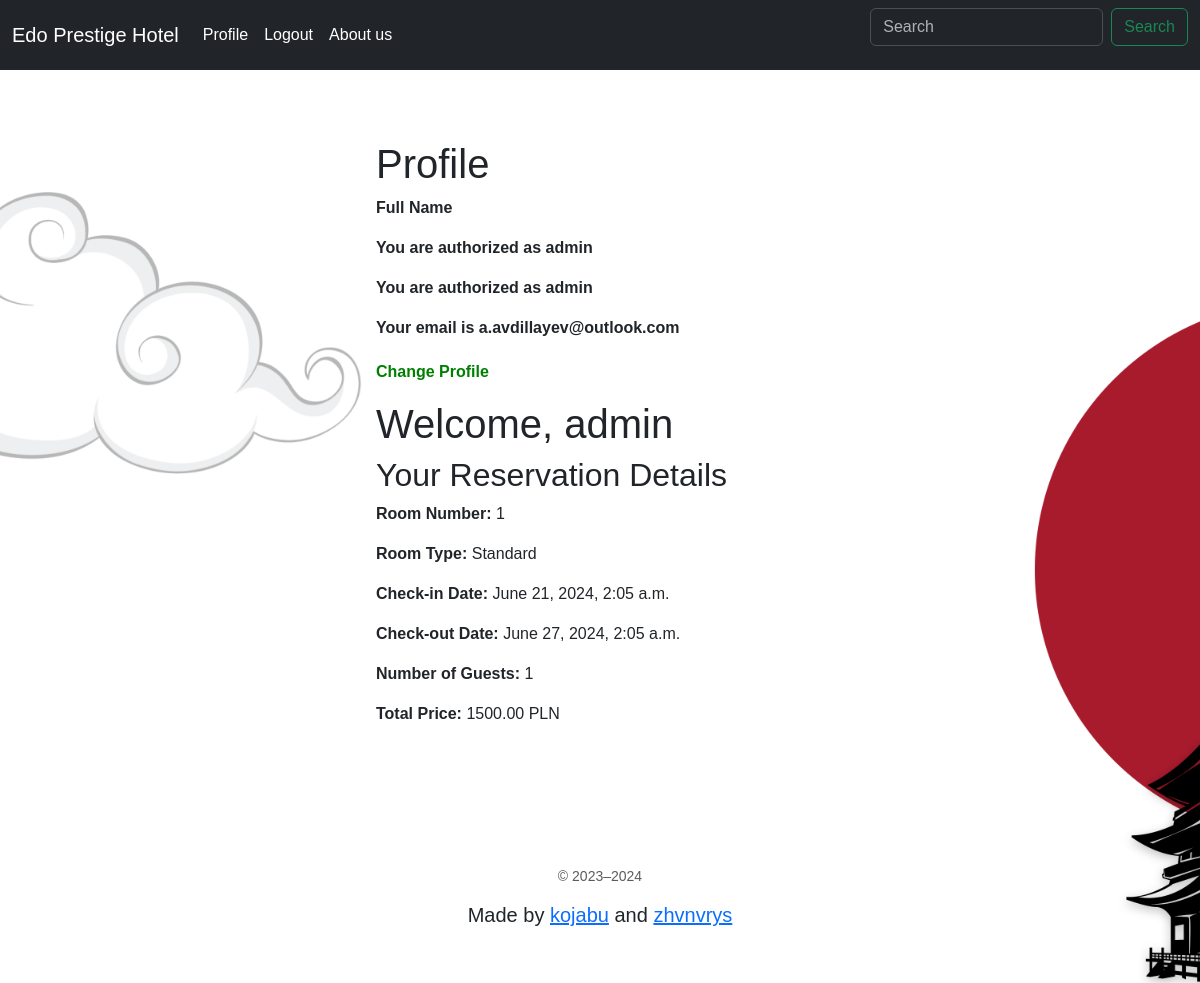
Page /auth/profile/ (signed in) on the committed database.
### main/models.py (models this page shows, shortened)
class Reservation(models.Model):
    user = models.ForeignKey(User, on_delete=models.CASCADE)
    room = models.ForeignKey(Room, on_delete=models.CASCADE)
    check_in = models.DateTimeField(verbose_name='Check in')
    check_out = models.DateTimeField(verbose_name='Check out')
    number_of_guests = models.PositiveIntegerField()

class Room(models.Model):
    room_name = models.CharField(verbose_name='Room Name', max_length=100,default=False)
    room_number = models.CharField(verbose_name='Room Number',max_length=10, unique=True)
    room_type = models.ForeignKey(RoomType, on_delete=models.CASCADE)
    room_bed = models.ForeignKey(BedSize,on_delete=models.CASCADE)
    room_decription = models.TextField(verbose_name='Room Description', default=False)
    price = models.DecimalField(verbose_name='Room Price', max_digits=10, decimal_places=2)
    is_available = models.BooleanField(verbose_name='Room Status', default=True)
    photo = models.ImageField(verbose_name='Image of room', upload_to='photo/%Y/%m/%d/', default='/photo/2024/06/14/empty.png')

class RoomType(models.Model):
    name = models.CharField(verbose_name='Type of Room', max_length=100)
    def __str__(self):
        return self.name

### user_auth/views.py (the view)
# urls.py: path('profile/', views.user_cab, name='profile'),
@login_required
def user_cab(request):
    try:
        user_reservation = Reservation.objects.get(user=request.user)
        if user_reservation:
            check_in = user_reservation.check_in
            check_out = user_reservation.check_out
            nights = (check_out - check_in).days
            total_price = nights * user_reservation.room.price
        else:
            total_price = None
    except Reservation.DoesNotExist:
        user_reservation = None
        total_price = None
    if request.user.is_authenticated:
        username = request.user.username
        print(username)
    return render(request, 'user_auth/cab.html', {
        'user_reservation': user_reservation,
        'total_price': total_price,
    })

### user_auth/templates/user_auth/cab.html (shortened to what this page needs)
<html lang="en" data-bs-theme="light"><head><script src="/docs/5.3/assets/js/color-modes.js"></script>
    {% load static %}
    {% block content %}
    <link rel="stylesheet" href="https://cdn.jsdelivr.net/npm/@docsearch/css@3">
<link href="/docs/5.3/dist/css/bootstrap.min.css" rel="stylesheet">
<link rel="stylesheet" href="https://cdn.jsdelivr.net/npm/bootstrap@5.3.2/dist/css/bootstrap.min.css">
    <link href="carousel.css" rel="stylesheet">
  </head>
  <body>
<header data-bs-theme="dark">
  <nav class="navbar navbar-expand-md navbar-dark fixed-top bg-dark">
    <div class="container-fluid">
      <a class="navbar-brand" href="{% url 'main:index' %}">Edo Prestige Hotel</a>
      <div class="collapse navbar-collapse" id="navbarCollapse">
        <ul class="navbar-nav me-auto mb-2 mb-md-0">
          {% if request.user.is_authenticated %}
          <li class="nav-item">
            <a class="nav-link active" href="{% url 'user_auth:profile' %}">Profile</a>
          </li>
          <li class="nav-item">
            <a class="nav-link active" href="{% url 'user_auth:logout' %}" >Logout</a>
          </li>
          {% endif %}
          <li class="nav-item">
            <a class="nav-link active" aria-current="page" href="{% url 'main:about_us' %}">About us</a>
          </li>
        </ul>
        <form class="d-flex" role="search">
          <input class="form-control me-2" type="search" placeholder="Search" aria-label="Search">
          <button class="btn btn-outline-success" type="submit">Search</button>
        </form>
      </div>
    </div>
  </nav>
</header>
<main style="background-image: url({% static 'frame2.png' %}); background-size: cover;">
<div class="container" style="margin-top:10%;">
    {% if request.user.is_authenticated %}
        <div style="margin-left: 10%;">
            <h1>Profile</h1>
            <p><b>Full Name {{ request.user.first_name }} {{ request.user.last_name }}</b></p>
            <p><b>You are authorized as {{ request.user.username }}</b></p>
            <p><b>You are authorized as {{ request.user.username }}</b></p>
            <p><b>Your email is {{ request.user.email }} </b></p>
            <p style="margin-top: 20px;"><a href="{% url 'user_auth:change_profile' %}" style="color: green; text-decoration: none; font-weight: bold;">Change Profile</a></p>
            <h1>Welcome, {{ request.user.username }}</h1>
            {% if user_reservation %}
                <h2>Your Reservation Details</h2>
                <p><b>Room Number:</b> {{ user_reservation.room.room_number }}</p>
                <p><b>Room Type:</b> {{ user_reservation.room.room_type }}</p>
                <p><b>Check-in Date:</b> {{ user_reservation.check_in }}</p>
                <p><b>Check-out Date:</b> {{ user_reservation.check_out }}</p>
                <p><b>Number of Guests:</b> {{ user_reservation.number_of_guests }}</p>
                <p><b>Total Price:</b> {{ total_price }} PLN</p>
            {% else %}
                <h2>No reservation yet</h2>
            {% endif %}
        </div>
    {% endif %}
</div>
<footer class="container py-5">
    <div class="row" style="text-align: center; padding-top: 10%;" >
      <small class="d-block mb-3 text-body-secondary">&copy; 2023–2024</small>
      <h5>Made by <a href="https://github.com/kojabu">kojabu</a> and <a href="https://github.com/zhvnvrys">zhvnvrys</a></h5>
    </div>
</footer>
</main>
{% endblock %}

### user_auth/templates/user_auth/cab.html (style rules this page uses)
body { font-family: Arial, sans-serif; }
.container { max-width: 600px; margin: auto; padding: 20px; }

### rows in the picture
Reservation: room.room_number "1", room.room_type "Standard", check_in "June 21, 2024, 2:05 a.m.", check_out "June 27, 2024, 2:05 a.m.", number_of_guests "1"

### other values in the picture
{{ request.user.username }} "admin"
{{ request.user.email }} "a.avdillayev@outlook.com"
{{ total_price }} "1500.00"
